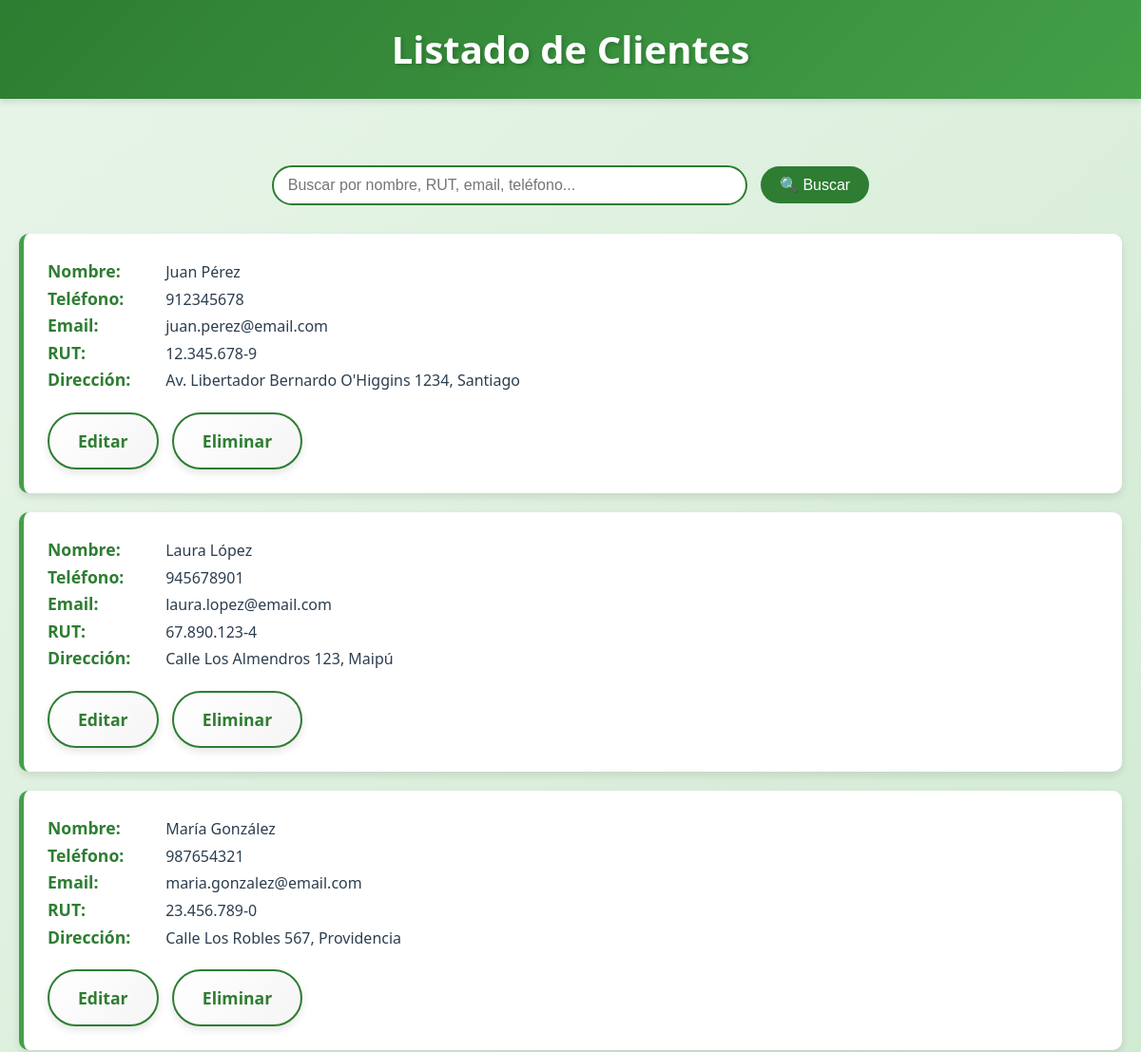
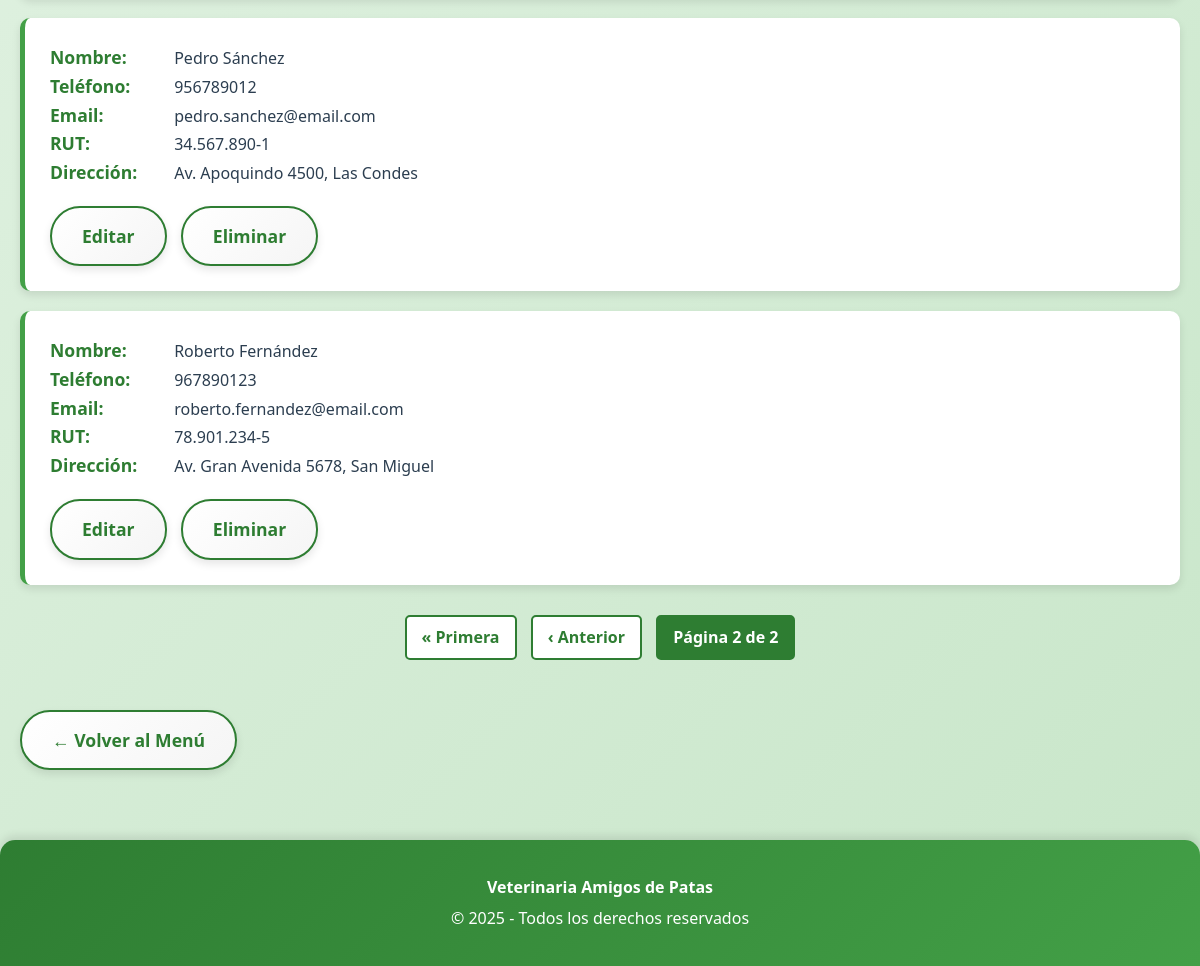
The page /clientes/?page=2 (signed in) on the database its author committed (2 pictures, top to bottom).
### appVeterinaria/models.py (models this page shows, shortened)
class ClienteVet(models.Model):
    nombre = models.CharField(
        max_length=60,
        validators=[RegexValidator(
            regex=r'^[a-zA-ZáéíóúÁÉÍÓÚñÑ\s]+$',
            message="El nombre solo puede contener letras y espacios.")]
    )
    apellido = models.CharField(
        max_length=45,
        validators=[RegexValidator(
            regex=r'^[a-zA-ZáéíóúÁÉÍÓÚñÑ\s]+$',
            message="El apellido solo puede contener letras y espacios.")]
    )
    telefono = models.CharField(
        max_length=12,
        validators=[RegexValidator(
            regex=r'^\d{9,12}$',
            message="El teléfono debe contener entre 9 y 12 dígitos.")]
    )
    email = models.EmailField(
        max_length=80,
        unique=True,
        error_messages={"unique": "Este correo electrónico ya está registrado."}
    )
    rut = models.CharField(
        max_length=13,
        unique=True,
        validators=[RegexValidator(
            regex=r'^\d{1,2}\.\d{3}\.\d{3}-[\dkK]$',
            message="El RUT debe tener el formato 12.345.678-K.")]
    )
    direccion = models.CharField(
        max_length=200,
        validators=[MinLengthValidator(10, "La dirección debe tener al menos 10 caracteres.")]
    )

### appVeterinaria/views.py (the view)
# urls.py: path('clientes/', views.listaClientes, name='clientesVet'),
def listaClientes(request):
    if not usuario_logueado(request):
        messages.error(request, 'Debes iniciar sesión para acceder a esta sección.')
        return redirect('inicio')
    if not tiene_permiso(request, 'clientes'):
        messages.error(request, 'No tienes permisos para acceder a esta sección.')
        return redirect('inicio')
    search_query = request.GET.get('search', '')
    if search_query:
        clientesVet = ClienteVet.objects.filter(
            Q(nombre__icontains=search_query) |
            Q(apellido__icontains=search_query) |
            Q(rut__icontains=search_query) |
            Q(email__icontains=search_query) |
            Q(telefono__icontains=search_query)
        ).order_by('nombre')
    else:
        clientesVet = ClienteVet.objects.all().order_by('nombre')
    paginator = Paginator(clientesVet, 5)
    page_number = request.GET.get('page')
    page_obj = paginator.get_page(page_number)
    data = {
        'clientesVet': page_obj,
        'search_query': search_query,
        'page_obj': page_obj
    }
    return render(request, 'appVeterinaria/clientesVet.html', data)

### appVeterinaria/views.py (called while the page is built)
def usuario_logueado(request):
    return request.session.get('user_logged', False)

def tiene_permiso(request, modulo):
    if not usuario_logueado(request):
        return False
    rol = request.session.get('rol', '')
    permisos = PERMISOS_ROL.get(rol, [])
    return modulo in permisos

### templates/appVeterinaria/clientesVet.html (shortened to what this page needs)
<!DOCTYPE html>
<html lang="es">
<head>
    {% load static %}
    <link rel="stylesheet" href="{% static 'css/styles.css' %}">
</head>
<body>
    <header class="main-header">
        <h1>Listado de Clientes</h1>
    </header>
    <div class="content">
        <div class="search-box">
            <form method="get">
                <input type="text" name="search" placeholder="Buscar por nombre, RUT, email, teléfono..." value="{{ search_query }}">
                <button type="submit">🔍 Buscar</button>
            </form>
        </div>
        <ul class="data-list">
            {% for cliente in clientesVet %}
            <li class="data-item">
                <strong>Nombre:</strong> {{ cliente.nombre }} {{ cliente.apellido }}<br>
                <strong>Teléfono:</strong> {{ cliente.telefono }}<br>
                <strong>Email:</strong> {{ cliente.email }}<br>
                <strong>RUT:</strong> {{ cliente.rut }}<br>
                <strong>Dirección:</strong> {{ cliente.direccion }}<br>
                <a href="{% url 'editar_cliente' cliente.id %}" class="btn-menu" style="background-color: #2196F3; margin-right: 10px;">Editar</a>
                <a href="{% url 'eliminar_cliente' cliente.id %}" class="btn-menu" style="background-color: #f44336;">Eliminar</a>
            </li>
            {% empty %}
            <li class="data-item">No se encontraron clientes{% if search_query %} con ese criterio de búsqueda{% endif %}.</li>
            {% endfor %}
        </ul>
        {% if page_obj.has_other_pages %}
        <div class="pagination">
            {% if page_obj.has_previous %}
                <a href="?page=1{% if search_query %}&search={{ search_query }}{% endif %}">« Primera</a>
                <a href="?page={{ page_obj.previous_page_number }}{% if search_query %}&search={{ search_query }}{% endif %}">‹ Anterior</a>
            {% endif %}
            <span class="current">Página {{ page_obj.number }} de {{ page_obj.paginator.num_pages }}</span>
        </div>
        {% endif %}
        <a href="{% url 'inicio' %}" class="btn-menu">← Volver al Menú</a>
    </div>
    <div class="footer">
        <p><strong>Veterinaria Amigos de Patas</strong></p>
        <p>&copy; 2025 - Todos los derechos reservados</p>
    </div>
</body>
</html>

### static/css/styles.css (style rules this page uses)
:root { --primary-green: #2e7d32; --secondary-green: #43a047; --light-green: #66bb6a; --very-light-green: #c8e6c9; --background-green: #e8f5e9; --dark-green: #1b5e20; --accent-orange: #ff9800; --white: #ffffff; --text-dark: #2c3e50; --shadow: rgba(0, 0, 0, 0.1); --shadow-hover: rgba(0, 0, 0, 0.2); }
* { margin: 0; padding: 0; box-sizing: border-box; }
body { font-family: 'Segoe UI', Tahoma, Geneva, Verdana, sans-serif; background: linear-gradient(135deg, #e8f5e9 0%, #c8e6c9 100%); color: var(--text-dark); line-height: 1.6; min-height: 100vh; }
.main-header { background: linear-gradient(135deg, var(--primary-green) 0%, var(--secondary-green) 100%); padding: 20px; color: var(--white); box-shadow: 0 4px 6px var(--shadow); position: sticky; top: 0; z-index: 100; }
.main-header h1 { display: flex; align-items: center; justify-content: center; font-size: 2.5em; margin: 0; text-shadow: 2px 2px 4px rgba(0, 0, 0, 0.2); animation: slideDown 0.5s ease-out; }
.content { max-width: 1200px; margin: 30px auto; padding: 20px; animation: fadeIn 0.6s ease-out; }
.data-list { list-style: none; padding: 0; margin-top: 30px; }
.data-item { background: var(--white); margin: 20px 0; padding: 25px; border-left: 5px solid var(--secondary-green); border-radius: 10px; box-shadow: 0 4px 8px var(--shadow); transition: all 0.3s ease; animation: slideIn 0.5s ease-out; }
.data-item strong { color: var(--primary-green); font-size: 1.1em; display: inline-block; min-width: 120px; }
.btn-menu { display: inline-block; padding: 14px 30px; background: linear-gradient(135deg, var(--white) 0%, #f5f5f5 100%); color: var(--primary-green); text-align: center; text-decoration: none; border: 2px solid var(--primary-green); border-radius: 30px; font-size: 1.1em; font-weight: bold; transition: all 0.3s ease; margin-top: 20px; box-shadow: 0 4px 8px var(--shadow); }
.footer { text-align: center; margin-top: 50px; padding: 30px 20px; background: linear-gradient(135deg, var(--primary-green) 0%, var(--secondary-green) 100%); color: var(--white); border-radius: 15px 15px 0 0; box-shadow: 0 -4px 8px var(--shadow); }
.footer p { margin: 5px 0; font-size: 1em; }

### templates/appVeterinaria/clientesVet.html (style rules this page uses)
.search-box { margin: 20px 0; text-align: center; }
.search-box input { padding: 10px 15px; width: 60%; max-width: 500px; border: 2px solid var(--primary-green); border-radius: 25px; font-size: 16px; }
.search-box button { padding: 10px 20px; background-color: var(--primary-green); color: white; border: none; border-radius: 25px; cursor: pointer; margin-left: 10px; font-size: 16px; }
.pagination { text-align: center; margin: 30px 0; }
.pagination a, .pagination span { display: inline-block; padding: 8px 15px; margin: 0 5px; background-color: var(--white); border: 2px solid var(--primary-green); border-radius: 5px; text-decoration: none; color: var(--primary-green); font-weight: bold; }
.pagination .current { background-color: var(--primary-green); color: white; }

### rows shown on the page
ClienteVet: nombre "Juan", apellido "Pérez", telefono "912345678", email "juan.perez@email.com", rut "12.345.678-9", direccion "Av. Libertador Bernardo O'Higgins 1234, Santiago"
ClienteVet: nombre "Laura", apellido "López", telefono "945678901", email "laura.lopez@email.com", rut "67.890.123-4", direccion "Calle Los Almendros 123, Maipú"
ClienteVet: nombre "María", apellido "González", telefono "987654321", email "maria.gonzalez@email.com", rut "23.456.789-0", direccion "Calle Los Robles 567, Providencia"
ClienteVet: nombre "Pedro", apellido "Sánchez", telefono "956789012", email "pedro.sanchez@email.com", rut "34.567.890-1", direccion "Av. Apoquindo 4500, Las Condes"
ClienteVet: nombre "Roberto", apellido "Fernández", telefono "967890123", email "roberto.fernandez@email.com", rut "78.901.234-5", direccion "Av. Gran Avenida 5678, San Miguel"

### other values the page prints
{{ page_obj.number }} "2"
{{ page_obj.paginator.num_pages }} "2"
